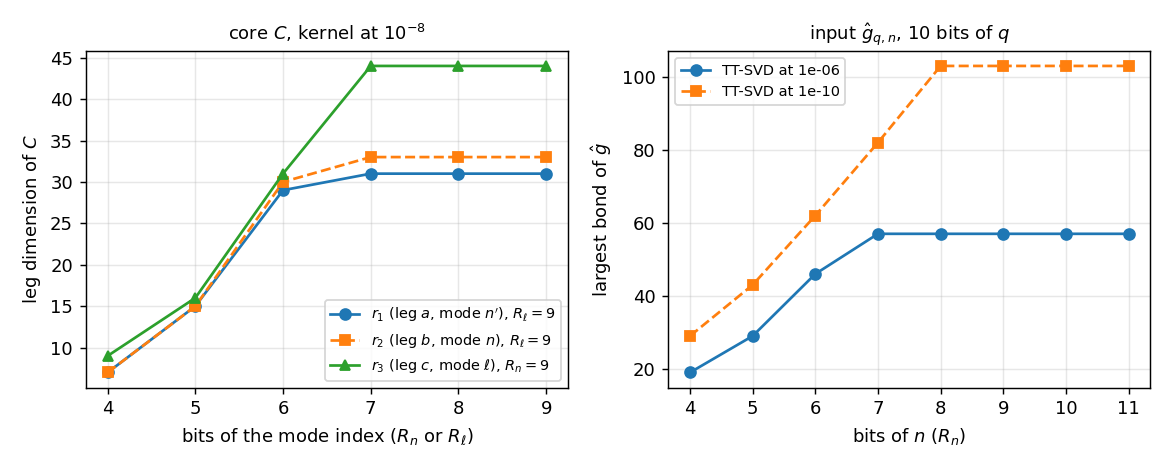

Python code for this plot:
"""Do the bond dimensions saturate? The core C and the input ghat against the number of bits of n and l.

With R bits a mode index covers its two's-complement range [-2^(R-1), 2^(R-1)). The kernel is built
once on all N = 512 modes (9 bits for n and for l) and restricted to each pair of windows (R_n, R_l);
the leg dimensions (r1, r2, r3) of the core C are the Tucker ranks of the weighted kernel at 1e-8
(Sec. III G). The input ghat is compressed as in the network (interleaved bits, TT-SVD) for R_n up
to 11 bits, from the data on N = 2048 nodes.

    python bits_study.py        # about 10 min; writes bits_study.json and bits_study.{png,pdf}
"""
import json
import time

import matplotlib
import numpy as np

import qtt
from dumbbell import quadrature_weights
from kernel import coefficient_weights, fourier_coefficients, mode_kernel
from network import input_train

matplotlib.use('Agg')
import matplotlib.pyplot as plt  # noqa: E402

LAM, MU, RQ = 0.2, 0.4, 10
EPS_KERNEL = 1e-8


def window(bits):
    """The two's-complement range of a mode index with the given number of bits."""
    return np.arange(-2**(bits - 1), 2**(bits - 1))


def tucker_ranks(T, eps):
    """Tucker ranks of T at relative tolerance eps: eps^2/3 per mode, as in kernel.truncated_hosvd."""
    ranks = []
    for mode in range(3):
        sv = np.linalg.svd(np.moveaxis(T, mode, 0).reshape(T.shape[mode], -1), compute_uv=False)
        discarded = np.cumsum((sv**2)[::-1])[::-1]
        ranks.append(max(1, int(np.sum(discarded > eps**2 / 3 * np.sum(sv**2)))))
    return ranks


def core_study(N=512, bits=range(4, 10)):
    """Leg dimensions of the core C for every pair (R_n, R_l), from one kernel on all N modes."""
    all_modes = window(int(np.log2(N)))
    t0 = time.perf_counter()
    K = mode_kernel(LAM, MU, N, all_modes, all_modes)              # [n', n, l]
    s = coefficient_weights(all_modes, LAM)
    K *= s[:, None, None] * s[None, :, None]                       # the weighted kernel, in place
    print(f'kernel on all {N} modes: {time.perf_counter() - t0:.0f} s', flush=True)
    ranks = {}
    for Rn in bits:
        for Rl in bits:
            rows_n, rows_l = window(Rn) + N // 2, window(Rl) + N // 2  # positions in all_modes
            full = len(rows_n) == N and len(rows_l) == N
            sub = K if full else K[np.ix_(rows_n, rows_n, rows_l)]
            ranks[(Rn, Rl)] = tucker_ranks(sub, EPS_KERNEL)
            print(f'R_n = {Rn}, R_l = {Rl}: (r1, r2, r3) = {tuple(ranks[(Rn, Rl)])}', flush=True)
    return ranks


def ghat_study(N=2048, bits=range(4, 12), tolerances=(1e-6, 1e-10)):
    """Largest bond of the input train ghat[q, n] for every number of bits R_n of n."""
    z, _, _ = quadrature_weights(LAM, N)
    eps_q = 3 * np.cos(2 * np.pi * np.arange(2**RQ) / 2**RQ)
    coefficients = fourier_coefficients(1 / (z[:, None] - eps_q[None, :]))     # [n, q], FFT order
    largest = {}
    for Rn in bits:
        modes = window(Rn)
        for eps in tolerances:
            train, _ = input_train(coefficients[np.mod(modes, N)], modes, RQ, Rn, eps)
            largest[(Rn, eps)] = max(qtt.bonds(train))
        print(f'R_n = {Rn}: largest bond of ghat ' +
              ', '.join(f'{largest[(Rn, e)]} at {e:.0e}' for e in tolerances), flush=True)
    return largest


def plot(ranks, largest, path):
    """Left: the legs of C against the bits of their index. Right: the largest bond of ghat."""
    bits = sorted({Rn for Rn, _ in ranks})
    top = max(bits)
    fig, (left, right) = plt.subplots(1, 2, figsize=(9.0, 3.6))
    left.plot(bits, [ranks[(R, top)][0] for R in bits], 'o-', label=f"$r_1$ (leg $a$, mode $n'$), $R_\\ell={top}$")
    left.plot(bits, [ranks[(R, top)][1] for R in bits], 's--', label=f'$r_2$ (leg $b$, mode $n$), $R_\\ell={top}$')
    left.plot(bits, [ranks[(top, R)][2] for R in bits], '^-', label=f'$r_3$ (leg $c$, mode $\\ell$), $R_n={top}$')
    left.set_xlabel('bits of the mode index ($R_n$ or $R_\\ell$)')
    left.set_ylabel('leg dimension of $C$')
    left.set_title(f'core $C$, kernel at $10^{{-8}}$', fontsize=10)
    left.legend(fontsize=8)
    left.grid(alpha=0.3)
    gbits = sorted({Rn for Rn, _ in largest})
    for eps, marker in zip(sorted({e for _, e in largest}, reverse=True), ['o-', 's--']):
        right.plot(gbits, [largest[(R, eps)] for R in gbits], marker, label=f'TT-SVD at {eps:.0e}')
    right.set_xlabel('bits of $n$ ($R_n$)')
    right.set_ylabel('largest bond of $\\hat g$')
    right.set_title('input $\\hat g_{q,n}$, 10 bits of $q$', fontsize=10)
    right.legend(fontsize=8)
    right.grid(alpha=0.3)
    fig.tight_layout()
    fig.savefig(path + '.pdf')
    fig.savefig(path + '.png', dpi=130)


if __name__ == '__main__':
    largest = ghat_study()
    ranks = core_study()
    json.dump({'core_ranks': {f'{a},{b}': r for (a, b), r in ranks.items()},
               'ghat_largest_bond': {f'{a},{e:.0e}': v for (a, e), v in largest.items()}},
              open('bits_study.json', 'w'), indent=1)
    plot(ranks, largest, 'bits_study')
    print('saved bits_study.json and bits_study.{png,pdf}')
